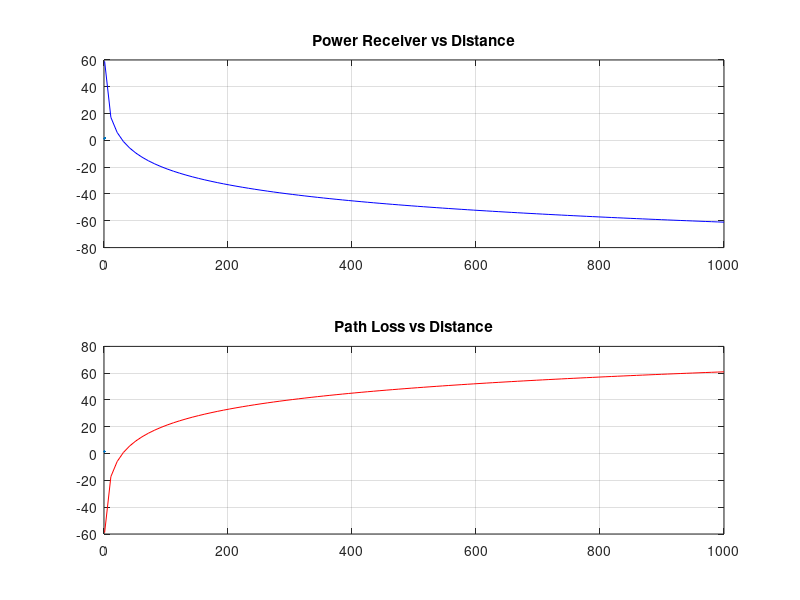

Write the MATLAB code that produced this figure.
% Two Ray Model
clc, clearvars, close all;

Pt = 1; Gt = 10; Gr = 15; ht = 10; hr = 5;
d = linspace(1,1000);

% Power Received
Pr = (Pt * 10^(Gt/10) * 10^(Gr/10) * (ht*hr)^2) ./ (d.^4);

% Path Loss
PL = Pt ./ Pr;

subplot(2,1,1);
plot(d, 10*log10(Pr), 'b', LineWidth=1.5);
title("Power Receiver vs Distance");
grid on;

subplot(2,1,2);
plot(d, 10*log10(PL), 'r', LineWidth=1.5);
title("Path Loss vs Distance");
grid on;
